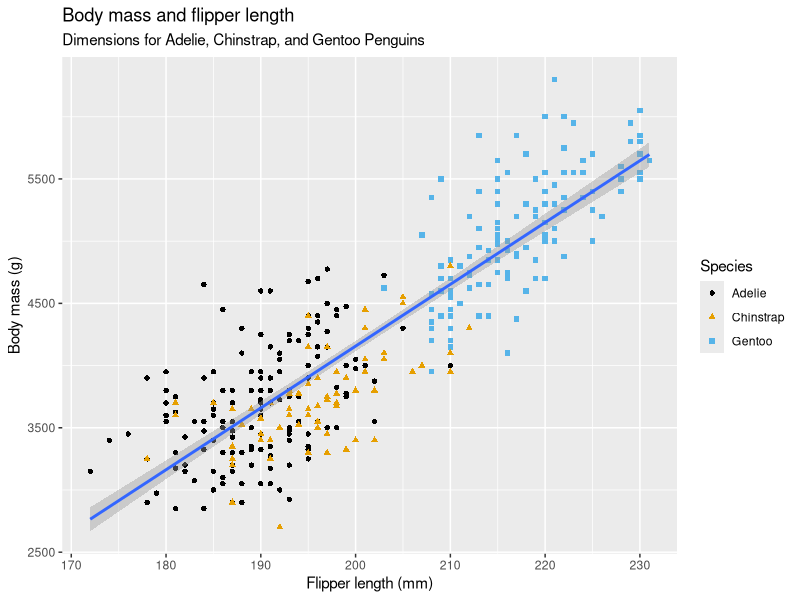
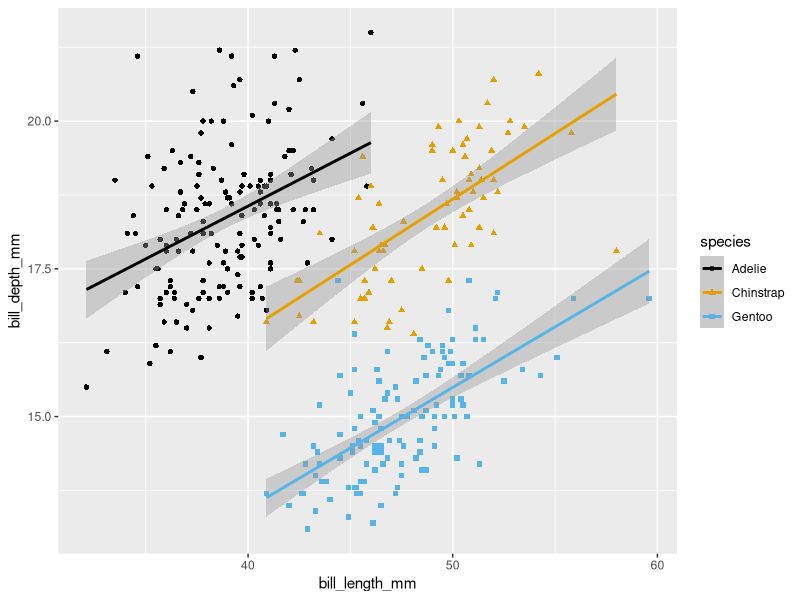
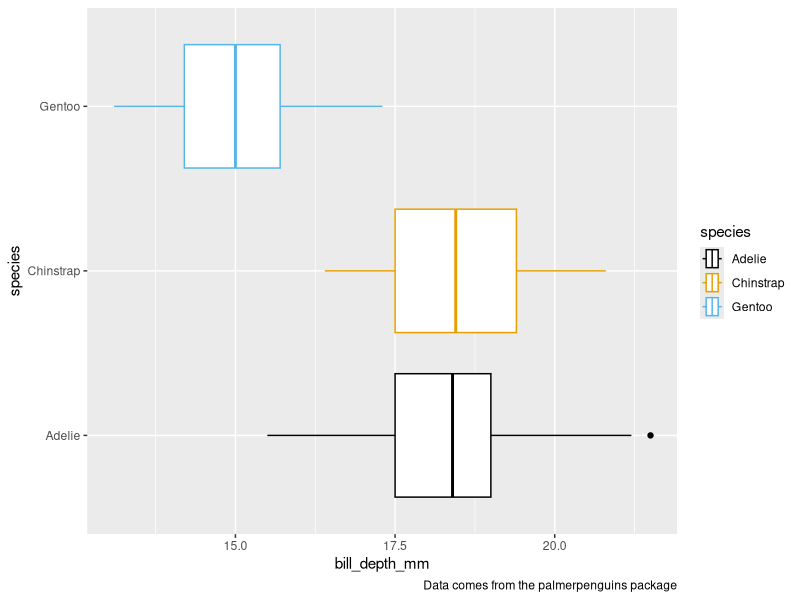
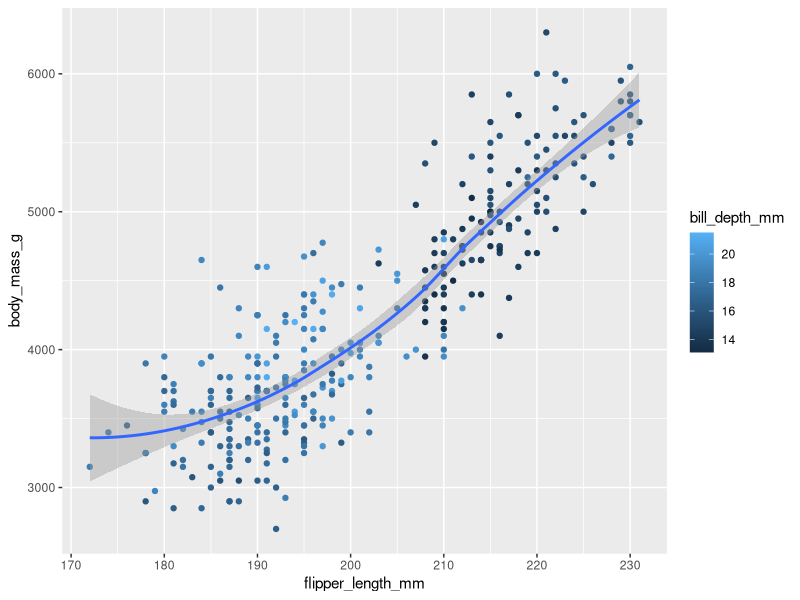
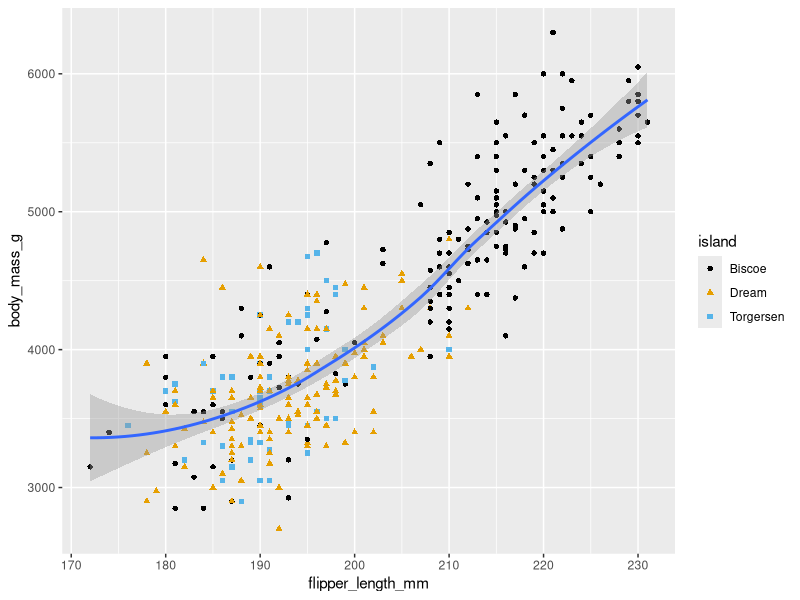
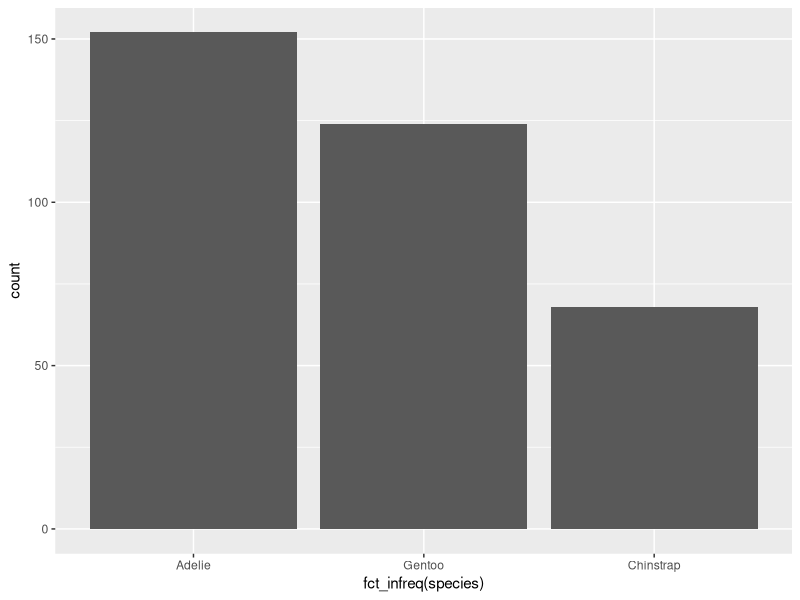
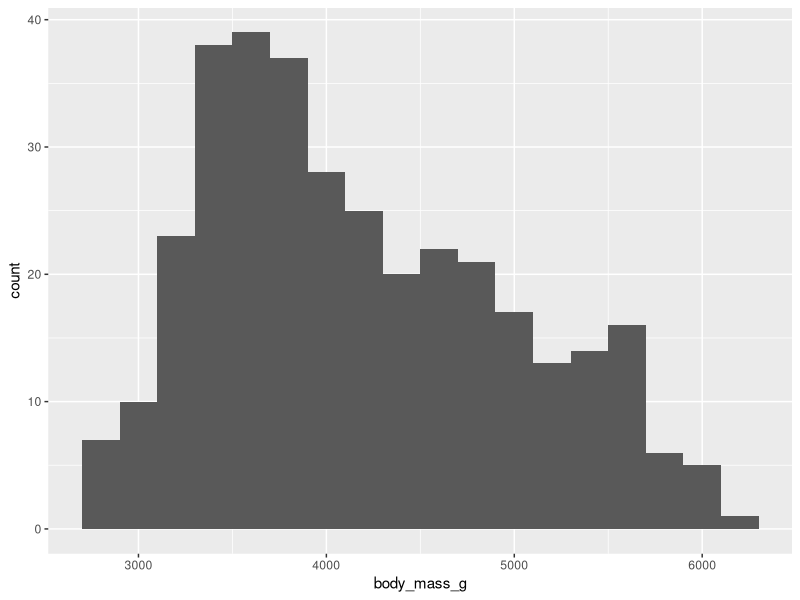
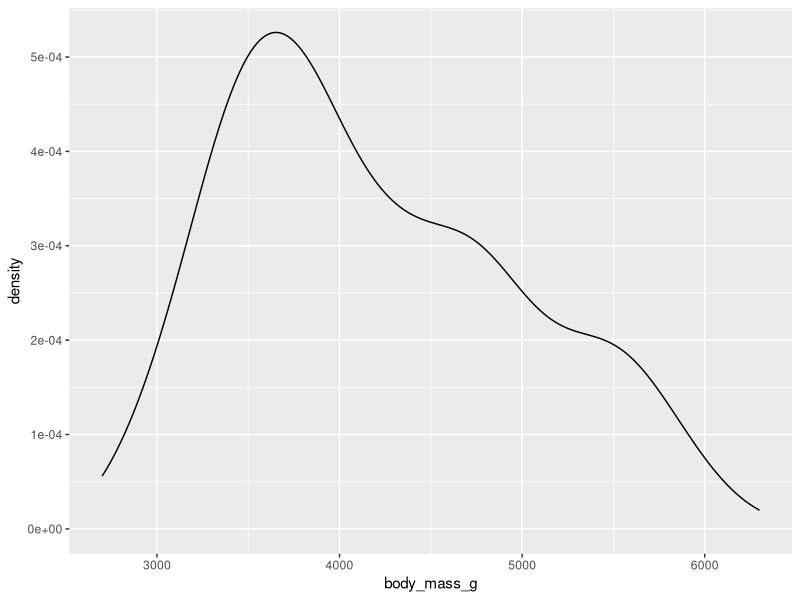

Write R code to recreate these figures, in order.
library(tidyverse)
library(palmerpenguins)
library(ggthemes)

ggplot(
  data = penguins,
  mapping = aes(x = flipper_length_mm, y = body_mass_g)
) +
  geom_point(mapping = aes(color = species, shape = species)) +
  geom_smooth(method = "lm") +
  labs(
    title = "Body mass and flipper length",
    subtitle = "Dimensions for Adelie, Chinstrap, and Gentoo Penguins",
    x = "Flipper length (mm)", y = "Body mass (g)",
    color = "Species", shape = "Species"
  ) +
  scale_color_colorblind()

# set of exercises 1
ggplot(
  data = penguins,
  mapping = aes(x = bill_length_mm, y = bill_depth_mm)
) +
  geom_point(mapping = aes(color = species, shape = species)) +
  geom_smooth(method="lm", mapping = aes(color = species, shape = species)) +
  scale_color_colorblind()

ggplot(
  data = penguins,
  mapping = aes(x = bill_depth_mm, y = species)
) +
  geom_boxplot(mapping = aes(color = species, shape = species), na.rm = TRUE) +
  labs(
    caption = "Data comes from the palmerpenguins package"
  ) +
  scale_color_colorblind()

ggplot(
  data = penguins,
  mapping = aes(x = flipper_length_mm, y = body_mass_g, color = bill_depth_mm)
) +
  geom_point() +
  geom_smooth()

ggplot(
  data = penguins,
  mapping = aes(x = flipper_length_mm, y = body_mass_g)
) +
  geom_point(mapping = aes(color = island, shape = island)) +
  geom_smooth(se = TRUE) +
  scale_color_colorblind()

# section examples
ggplot(penguins, aes(x=fct_infreq(species))) +
  geom_bar()

ggplot(penguins, aes(x = body_mass_g)) +
  geom_histogram(binwidth = 200)

ggplot(penguins, aes(x = body_mass_g)) +
  geom_density()

# set of exercises 2
ggplot(penguins, aes(y = fct_infreq(species))) +
  geom_bar()

ggplot(penguins, aes(x = species)) +
  geom_bar(color = "red")
ggplot(penguins, aes(x = species)) +
  geom_bar(fill = "red")

?geom_histogram #bins variable

View(diamonds)
ggplot(diamonds, aes(x = carat)) +
  geom_histogram(binwidth = 0.01, fill = "blue")
ggplot(diamonds, aes(x=carat)) +
  geom_density()

# visualizing relationships
View(penguins)
ggplot(penguins, aes(x = species, y = body_mass_g))+
  geom_boxplot()

ggplot(penguins, aes(x = body_mass_g, color = species))+
  geom_density(linewidth = 0.75)

ggplot(penguins, aes(x=body_mass_g, color=species, fill=species))+
  geom_density(alpha=0.5)

ggplot(penguins, aes(x = island, fill = species)) +
  geom_bar()

ggplot(penguins, aes(x=island, fill=species)) +
  geom_bar(position="fill")

# three or more variables
ggplot(penguins, aes(x = flipper_length_mm, y = body_mass_g)) +
  geom_point(aes(color = species, shape = island))

ggplot(penguins, aes(x = flipper_length_mm, y = body_mass_g)) +
  geom_point(aes(color = species, shape = species)) +
  facet_wrap(~island)

#exercises
View(mpg)
ggplot(mpg, aes(x=displ, y=hwy, color = year)) +
  geom_point()+
  geom_smooth(method="lm")

ggplot(penguins, aes(x = bill_length_mm, y = bill_depth_mm,
                     color = species, shape = species))+
  geom_point()+
  geom_smooth(method="lm")

ggplot(
  data = penguins,
  mapping = aes(
    x = bill_length_mm, y = bill_depth_mm,
    color = species, shape = species
  )
) +
  geom_point() +
  labs(color = "Species", shape="Species")

# % of island population by species
ggplot(penguins, aes(x = island, fill = species)) +
  geom_bar(position = "fill")
# % of species in each island
ggplot(penguins, aes(x = species, fill = island)) +
  geom_bar(position = "fill")

?ggsave
